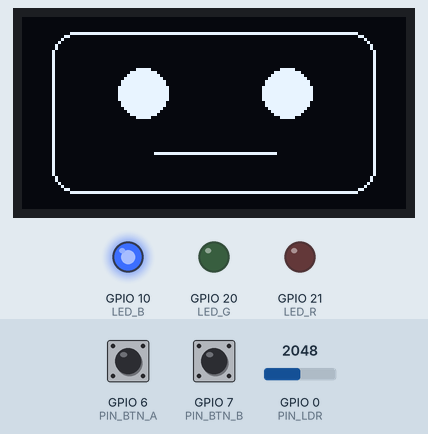
This sketch was run on a simulated ESP32-S3. Shown: 128×64 one-colour display, output pins drawn as LEDs (lit = HIGH). The inputs (shaded band) are chosen by the test bench; at power-on: GPIO 0 (PIN_LDR) = 2048, GPIO 6 (PIN_BTN_A) HIGH, GPIO 7 (PIN_BTN_B) HIGH.

Above: at 1.2 s.
1.3 s: GPIO 0 (PIN_LDR) set to 313
2.8 s: GPIO 0 (PIN_LDR) set to 274
At 3.8 s:
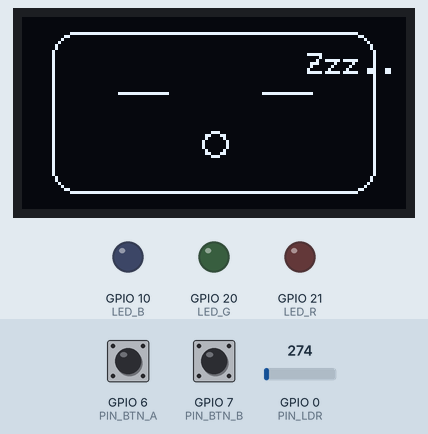
4.3 s: GPIO 0 (PIN_LDR) set to 440
At 4.7 s:
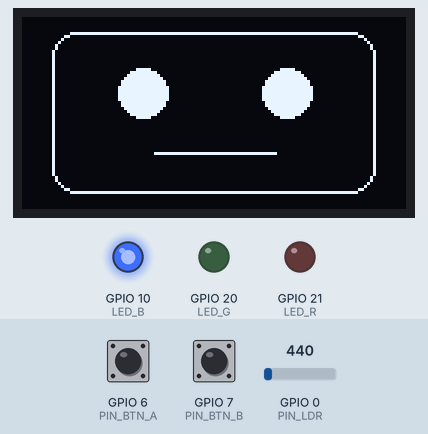
5.8 s: GPIO 0 (PIN_LDR) set to 260
At 6.9 s:
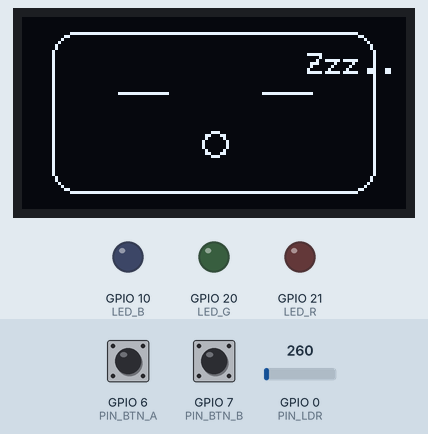
7.3 s: GPIO 0 (PIN_LDR) set to 491
At 18.1 s:
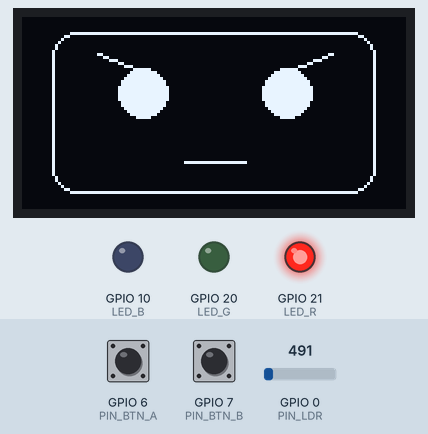
Timing chart, 0 to 18.8 s (numbered marks = the images above; inputs shaded):
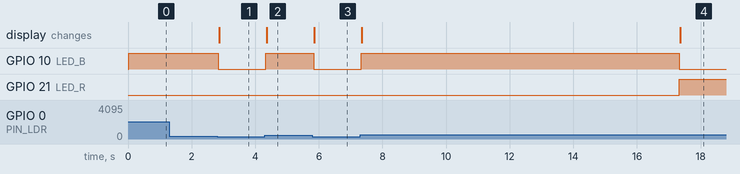

Measured:
- the behaviour switches between 300 and 299 on GPIO 0 (PIN_LDR) (found by bisection; images 0 and 1)
- after the input at 1.3 s, every drawn part: stays the same
- after the input at 2.8 s, GPIO 10 (LED_B): HIGH → LOW at once; the display: changes after 0.07 s (image 1)
- after the input at 4.3 s, GPIO 10 (LED_B): LOW → HIGH at once; the display: changes after 0.06 s (image 2)
- after the input at 5.8 s, GPIO 10 (LED_B): HIGH → LOW at once; the display: changes after 0.06 s (image 3)
- after the input at 7.3 s, GPIO 10 (LED_B): LOW → HIGH at once, → LOW 10.0 s later; GPIO 21 (LED_R): LOW → HIGH after 10.0 s; the display: first changes after 0.05 s (image 4 shows a later state)

The sketch:

mascota_maquina_estats_basica.ino
```cpp
#include <Wire.h>
#include <Adafruit_GFX.h>
#include <Adafruit_SSD1306.h>

#define SCREEN_WIDTH 128
#define SCREEN_HEIGHT 64
Adafruit_SSD1306 display(SCREEN_WIDTH, SCREEN_HEIGHT, &Wire, -1);

// --- ASSIGNACIÓ DE PINS DE LA PCB ---
const int PIN_SDA = 3;
const int PIN_SCL = 4;
const int PIN_BTN_A = 6;  // Botó esquerre
const int PIN_BTN_B = 7;  // Botó dret
const int PIN_LDR = 0;    // Sensor de llum analògic
const int LED_R = 21;
const int LED_G = 20;
const int LED_B = 10;

// --- DEFINICIÓ DELS ESTATS DE LA MASCOTA ---
const int ESTAT_NORMAL  = 0;
const int ESTAT_ENFADAT = 1;
const int ESTAT_ADORMIT  = 2;

int estatActual = ESTAT_NORMAL; // La mascota comença sempre en mode Normal

// --- TIMERS I CONSTANTS ---
const unsigned long TEMPS_AVORRIMENT = 10000; // 10 segons (en mil·lisegons) per avorrir-se
unsigned long cronometreAvorriment = 0;       // Guarda la marca temporal quan comencem a comptar el temps d'aborriment

void setup() {
  Serial.begin(115200);

  pinMode(PIN_BTN_A, INPUT_PULLUP);
  pinMode(PIN_BTN_B, INPUT_PULLUP);
  pinMode(LED_R, OUTPUT);
  pinMode(LED_G, OUTPUT);
  pinMode(LED_B, OUTPUT);

  Wire.begin(PIN_SDA, PIN_SCL);
  if(!display.begin(SSD1306_SWITCHCAPVCC, 0x3C)) {
    while(true);
  }

  // Iniciar el temporitzador d'avorriment a l'arrencada
  cronometreAvorriment = millis();
}

void loop() {
  // Llegim els sensors i botons a cada volta del bucle
  bool pulsatA = (digitalRead(PIN_BTN_A) == LOW);
  bool pulsatB = (digitalRead(PIN_BTN_B) == LOW);
  int valorLDR = analogRead(PIN_LDR);


  // ========================================================
  // 2. MÀQUINA D'ESTATS (Lògica de comportament)
  // ========================================================
  switch (estatActual) {

    case ESTAT_NORMAL:
      // Control de Leds: Blau (Benestar)
      digitalWrite(LED_R, LOW);  digitalWrite(LED_G, LOW);  digitalWrite(LED_B, HIGH);

      // Dibuixem la cara
      dibuixarCaraNormal();

      //Transició per foscor
      if (valorLDR < 300) {
        estatActual = ESTAT_ADORMIT;
      }
      // Transició per Temps: Si passa el temps d'avorriment, s'enfada
      if (millis() - cronometreAvorriment >= TEMPS_AVORRIMENT) {
        estatActual = ESTAT_ENFADAT;
      }
      break;

    case ESTAT_ENFADAT:
      // Control de Leds: Vermell (Enfadat / Estrès)
      digitalWrite(LED_R, HIGH); digitalWrite(LED_G, LOW);  digitalWrite(LED_B, LOW);

      // Dibuixem la cara
      dibuixarCaraEnfada();

      //Transició per foscor
      if (valorLDR < 300) {
        estatActual = ESTAT_ADORMIT;
      }

      // Transició per Botó: Si premem el botó dret (B), es calma
      if (pulsatB) {
        estatActual = ESTAT_NORMAL;
        cronometreAvorriment = millis(); // Reiniciem el comptador de temps
        delay(200);                      // Petit anti-rebot
      }
      break;

    case ESTAT_ADORMIT:
      // Control de Leds: Tot apagat per dormir plàcidament
      digitalWrite(LED_R, LOW);  digitalWrite(LED_G, LOW);  digitalWrite(LED_B, LOW);

      // Dibuixem la cara
      dibuixarCaraDormida();

      // Transició per Llum
      if (valorLDR > 400) {
        estatActual = ESTAT_NORMAL;
        cronometreAvorriment = millis(); // Torna sa i estalvi i reinicia el seu temps
      }
      break;
  }
}

// ========================================================
// FUNCIONS DE DIBUIX DE LES CARES
// ========================================================

void dibuixarCaraNormal() {
  display.clearDisplay();
  display.drawRoundRect(10, 5, 108, 54, 8, SSD1306_WHITE); // Cap
  display.fillCircle(40, 25, 8, SSD1306_WHITE);             // Ull esquerre
  display.fillCircle(88, 25, 8, SSD1306_WHITE);             // Ull dret
  display.drawLine(44, 45, 84, 45, SSD1306_WHITE);          // Boca neutra/feliç
  display.display();
}

void dibuixarCaraEnfada() {
  display.clearDisplay();
  display.drawRoundRect(10, 5, 108, 54, 8, SSD1306_WHITE); // Cap

  // Ulls amb celles diagonals arrufades
  display.fillCircle(40, 25, 8, SSD1306_WHITE);
  display.drawLine(25, 12, 45, 20, SSD1306_WHITE);         // Cella esquerra \ .

  display.fillCircle(88, 25, 8, SSD1306_WHITE);
  display.drawLine(103, 12, 83, 20, SSD1306_WHITE);        // Cella dreta /

  // Boca trista / enfadada
  display.drawLine(54, 48, 74, 48, SSD1306_WHITE);
  display.display();
}

void dibuixarCaraDormida() {
  display.clearDisplay();
  display.drawRoundRect(10, 5, 108, 54, 8, SSD1306_WHITE); // Cap

  // Ulls tancats (Línies horizontals)
  display.drawLine(32, 25, 48, 25, SSD1306_WHITE);
  display.drawLine(80, 25, 96, 25, SSD1306_WHITE);

  // Boca de roncar (Cercle buit)
  display.drawCircle(64, 42, 4, SSD1306_WHITE);

  // Text Zzz
  display.setTextSize(1);
  display.setTextColor(SSD1306_WHITE);
  display.setCursor(95, 12);
  display.print("Zzz..");
  display.display();
}
```
